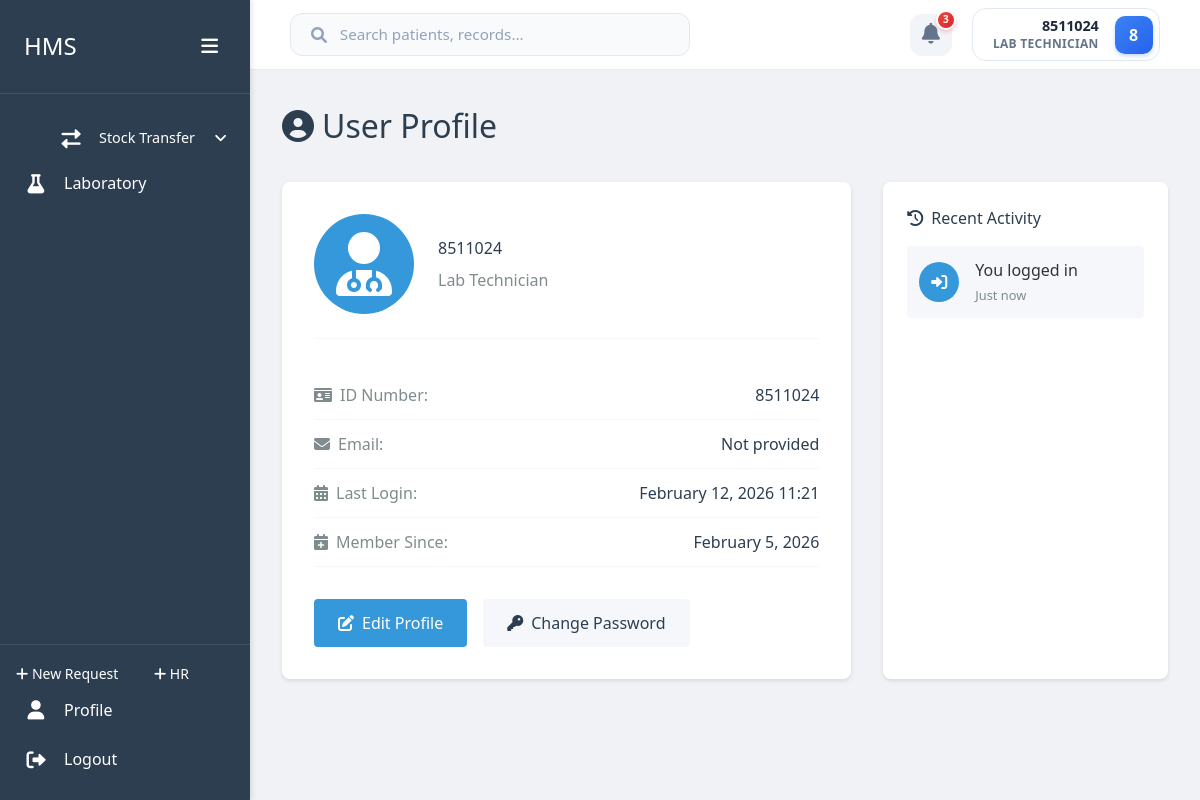
/users/profile/ (signed in), run on an earlier commit of the app's database.
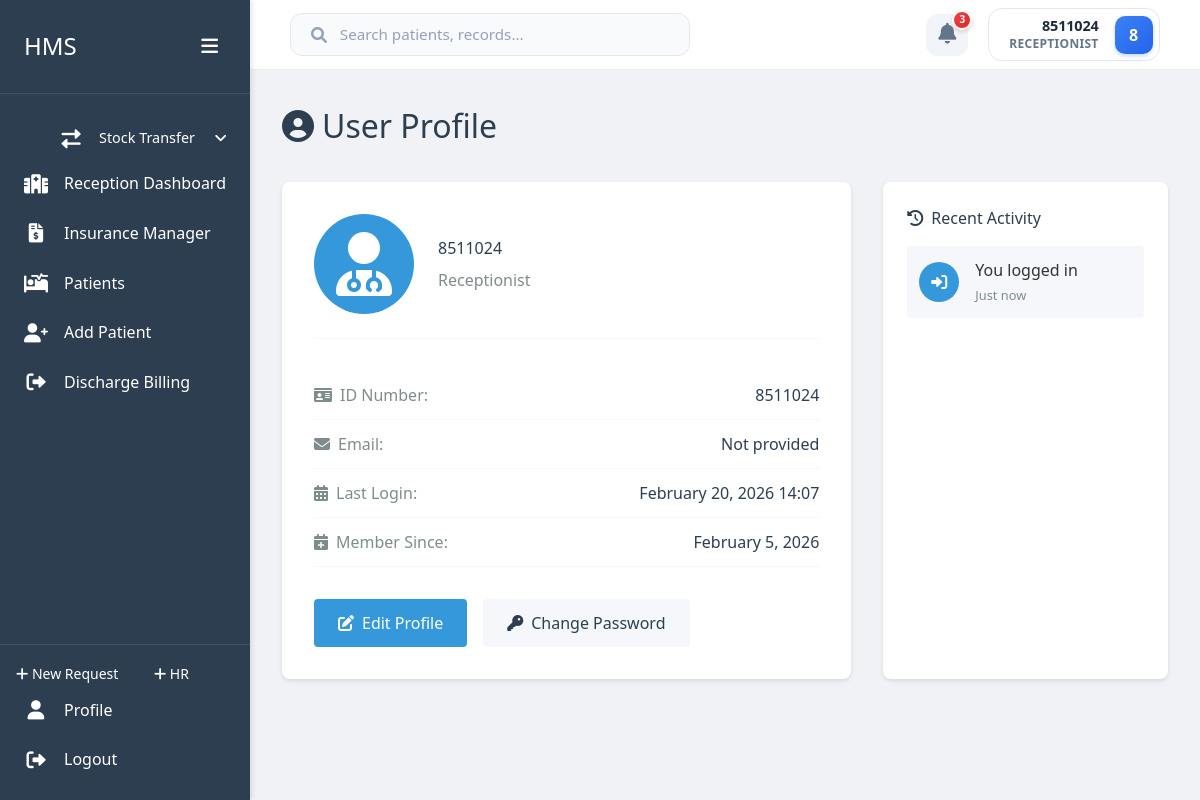
And on a later commit of the database.
### users/models.py (models this page shows, shortened)
class User(AbstractBaseUser, PermissionsMixin):
    roles = [
        ('Admin', 'Admin'),
        ('Receptionist', 'Receptionist'),
        ('Doctor', 'Doctor'),
        ('Nurse', 'Nurse'),
        ('Pharmacist', 'Pharmacist'),
        ('Lab Technician', 'Lab Technician'),
        ('Accountant', 'Accountant'),
        ('Triage Nurse', 'Triage Nurse'),
        ('Radiographer', 'Radiographer'),
        ('Procurement Officer', 'Procurement Officer'),
        ('SHA Manager', 'SHA Manager'),
    ]
    id_number = models.CharField(max_length=20, unique=True)
    first_name = models.CharField(max_length=50, blank=True, null=True)
    last_name = models.CharField(max_length=50, blank=True, null=True)
    phone = models.CharField(max_length=15, blank=True, null=True)
    role = models.CharField(max_length=20, choices=roles)
    is_staff = models.BooleanField(default=False)
    is_active = models.BooleanField(default=True)
    date_joined = models.DateTimeField(default=timezone.now)
    USERNAME_FIELD = 'id_number'
    REQUIRED_FIELDS = []
    objects = CustomUserManager()
    @property
    def username(self):
        return f"{self.first_name} {self.last_name}".strip() if self.first_name or self.last_name else self.id_number
    def get_full_name(self):
        return self.username

### users/views.py (the view)
# urls.py: path('profile/', views.profile_view, name='profile'),
@login_required
def profile_view(request):
    return render(request, 'users/profile.html')

### users/templates/users/profile.html (shortened to what this page needs)
{% extends 'users/dashboard_base.html' %}
{% load static %}
{% block content %}
    <div class="dashboard-content">
        <div class="page-header">
            <h1>
                <i class="fas fa-user-circle"></i> User Profile
            </h1>
        </div>
        <div class="profile-container">
            <div class="profile-card">
                <div class="profile-header">
                    <div class="profile-avatar">
                        <i class="fas fa-user-md fa-4x"></i>
                    </div>
                    <div class="profile-info">
                        <h2>{{ user.get_full_name|default:user.id }}</h2>
                        <p class="text-muted">{{ user.get_role_display }}</p>
                    </div>
                </div>
                <div class="profile-details">
                    <div class="detail-row">
                        <span class="detail-label"><i class="fas fa-id-card"></i> ID Number:</span>
                        <span class="detail-value">{{ user.id_number }}</span>
                    </div>
                    <div class="detail-row">
                        <span class="detail-label"><i class="fas fa-envelope"></i> Email:</span>
                        <span class="detail-value">{{ user.email|default:"Not provided" }}</span>
                    </div>
                    <div class="detail-row">
                        <span class="detail-label"><i class="fas fa-calendar-alt"></i> Last Login:</span>
                        <span class="detail-value">{{ user.last_login|date:"F j, Y H:i" }}</span>
                    </div>
                    <div class="detail-row">
                        <span class="detail-label"><i class="fas fa-calendar-plus"></i> Member Since:</span>
                        <span class="detail-value">{{ user.date_joined|date:"F j, Y" }}</span>
                    </div>
                </div>
                <div class="profile-actions">
                    <a href="#" class="btn btn-primary">
                        <i class="fas fa-edit"></i> Edit Profile
                    </a>
                    <a href="" class="btn btn-secondary">
                        <i class="fas fa-key"></i> Change Password
                    </a>
                </div>
            </div>
            <div class="activity-card">
                <h3>
                    <i class="fas fa-history"></i> Recent Activity
                </h3>
                <div class="activity-list">
                    <div class="activity-item">
                        <div class="activity-icon">
                            <i class="fas fa-sign-in-alt"></i>
                        </div>
                        <div class="activity-details">
                            <p>You logged in</p>
                            <small class="text-muted">Just now</small>
                        </div>
                    </div>
                </div>
            </div>
        </div>
    </div>
{% endblock %}

### users/templates/users/dashboard_base.html (shortened to what the changed rows need)
{% load static %}
<!DOCTYPE html>
<html lang="en">
    <head>
        <link rel="stylesheet" href="{% static 'users/css/dashboard.css' %}">
        <link rel="stylesheet" href="{% static 'users/vendor/fontawesome/css/all.min.css' %}">
        <link rel="stylesheet" href="{% static 'users/css/tailwind.css' %}">
    </head>
    <body>
        <div class="dashboard-container">
            <div class="sidebar" id="sidebar">
                <div class="sidebar-header">
                    <h2>HMS</h2>
                </div>
                <div class="sidebar-menu">
                    {% if user.role == 'Admin' or user.role == 'Receptionist' %}
                        <a href="{% url 'home:reception_dashboard' %}" class="menu-item {% if request.resolver_match.url_name == 'reception_dashboard' %}active{% endif %}">
                            <i class="fas fa-hospital"></i>
                            <span>Reception Dashboard</span>
                        </a>
                        <a href="{% url 'accounts:insurance_manager' %}" class="menu-item {% if request.resolver_match.url_name == 'insurance_manager' %}active{% endif %}">
                            <i class="fas fa-file-invoice-dollar"></i>
                            <span>Insurance Manager</span>
                        </a>
                        <a href="{% url 'home:patient_list' %}" class="menu-item {% if request.resolver_match.url_name == 'patient_list' %}active{% endif %}">
                            <i class="fas fa-procedures"></i>
                            <span>Patients</span>
                        </a>
                        <a href="{% url 'home:patient_create' %}" class="menu-item {% if request.resolver_match.url_name == 'patient_create' %}active{% endif %}">
                            <i class="fas fa-user-plus"></i>
                            <span>Add Patient</span>
                        </a>
                        <a href="{% url 'accounts:discharge_dashboard' %}" class="menu-item {% if request.resolver_match.url_name == 'discharge_dashboard' %}active{% endif %}">
                            <i class="fas fa-sign-out-alt"></i>
                            <span>Discharge Billing</span>
                        </a>
                    {% endif %}
                    {% if user.role == 'Radiographer' or user.role == 'Lab Technician' %}
                        <a href="{% url 'lab:radiology_dashboard' %}" class="menu-item {% if request.resolver_match.namespace == 'lab' %}active{% endif %}">
                            <i class="fas fa-flask"></i>
                            <span>Laboratory</span>
                        </a>
                    {% endif %}
                </div>
            </div>
            <div class="main-content" id="mainContent">
                <header class="top-bar">
                    <div class="user-nav">
                        <div class="user-profile-nav">
                            <div class="user-details">
                                <span class="user-id">{{ user.get_full_name }}</span>
                                <span class="user-role">{{ user.get_role_display }}</span>
                            </div>
                            <div class="user-avatar-sm">{{ user.get_full_name|slice:":1"|upper }}</div>
                        </div>
                    </div>
                </header>
                <main>
                    {% block content %}{% endblock %}
                </main>
            </div>
        </div>
    </body>
</html>

What changed in the data, as far as the page shows it:
changed User: role "LAB TECHNICIAN" → "RECEPTIONIST"; role "Lab Technician" → "Receptionist"; last_login "February 12, 2026 11:21" → "February 20, 2026 14:07"
Also different on the page:
text no longer shown: "Laboratory"
text now shown: "Reception Dashboard Insurance Manager Patients Add Patient Discharge Billing"
